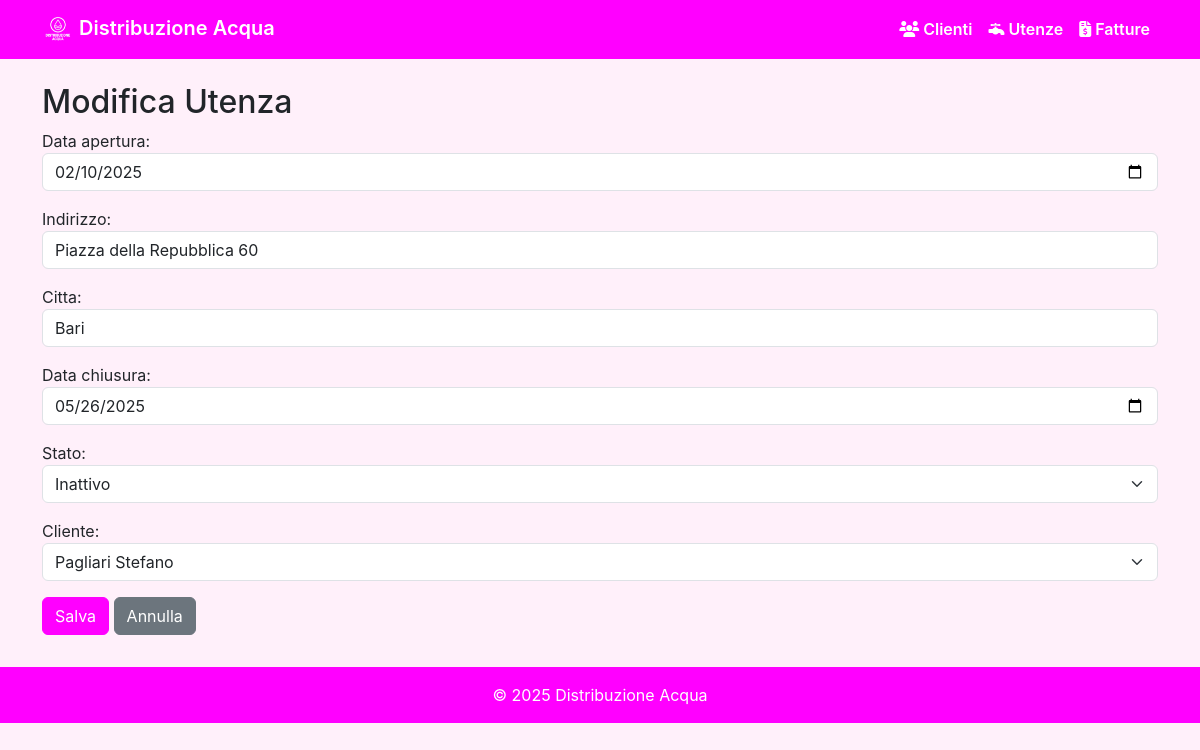
The page /utenze/48/edit/ on the database as committed earlier.
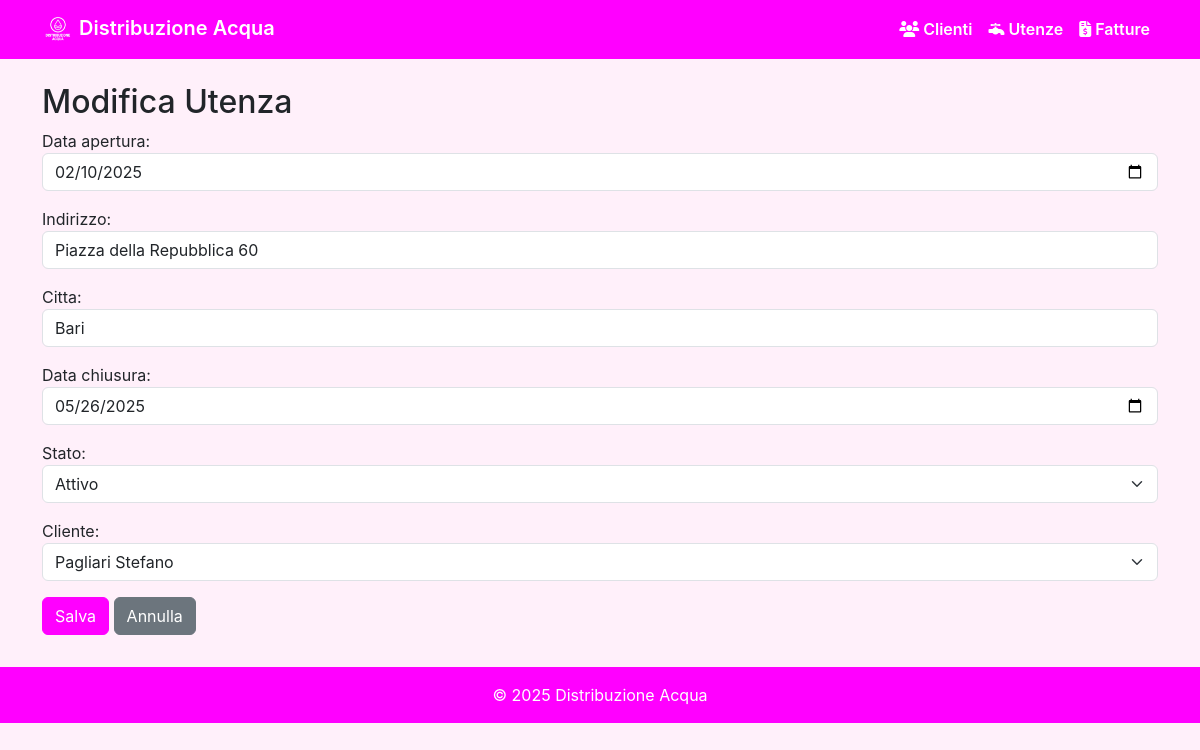
The same page on the database as committed later.
### una_acies/models.py (models this page shows, shortened)
class Utenza(models.Model):
    STATI = (
        ('attivo', 'Attivo'),
        ('inattivo', 'Inattivo'),
    )
    codice = models.AutoField(primary_key=True)
    data_apertura = models.DateField()
    indirizzo = models.CharField(max_length=200)
    citta = models.CharField(max_length=100)
    data_chiusura = models.DateField(null=True, blank=True)
    stato = models.CharField(max_length=10, choices=STATI)
    cliente = models.ForeignKey(Cliente, on_delete=models.CASCADE)

### una_acies/views.py (the view)
# urls.py: path('utenze/<int:pk>/edit/', views.utenza_update, name='utenza_update'),
def utenza_update(request, pk):
    utenza = get_object_or_404(Utenza, pk=pk)
    if request.method == 'POST':
        form = UtenzaForm(request.POST, instance=utenza)
        if form.is_valid():
            form.save()
            return redirect('utenze_list')
    else:
        form = UtenzaForm(instance=utenza)
    return render(request, 'una_acies/utenze_form.html', {'form': form})

### una_acies/forms.py
class UtenzaForm(forms.ModelForm):
    class Meta:
        model = Utenza
        exclude = ['codice']
        widgets = {
            'data_apertura': forms.DateInput(attrs={'type': 'date', 'class': 'form-control'}),
            'data_chiusura': forms.DateInput(attrs={'type': 'date', 'class': 'form-control'}),
            'indirizzo': forms.TextInput(attrs={'class': 'form-control'}),
            'citta': forms.TextInput(attrs={'class': 'form-control'}),
            'stato': forms.Select(attrs={'class': 'form-select'}),
            'cliente': forms.Select(attrs={'class': 'form-select'}),
        }

### una_acies/models.py (called while the page is built)
    def __str__(self):
        return self.ragione_sociale

### una_acies/templates/una_acies/utenze_form.html (shortened to what this page needs)
{% extends "una_acies/base.html" %}
{% block content %}
<h2>{% if form.instance.pk %}Modifica{% else %}Aggiungi{% endif %} Utenza</h2>
<form method="post">
    {{ form.as_p }}
    <button type="submit" class="btn btn-primary">Salva</button>
    <a href="{% url 'utenze_list' %}" class="btn btn-secondary">Annulla</a>
</form>
{% endblock %}

Rows that differ between the two databases and show on the page:
changed Utenza "Piazza della Repubblica 60": stato "Inattivo" → "Attivo"
